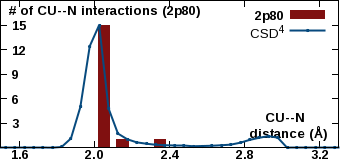

This figure's gnuplot source:
set encoding iso_8859_1
set terminal pngcairo transparent enhanced size 340, 160 font "Arial Bold,10"
set output "/var/www/html/csgid/app/webroot/neighborhood_temp/2p80/CU--N.png"
set lmargin at screen 0.00
set bmargin at screen 0.08
set rmargin at screen 0.995
set tmargin at screen 1.00
set xrange [1.5:3.3]
set format x "%3.1f"
set xtics 1.6,0.4,3.2
set xtics offset 0,graph 0.065
set yrange [0:17216.4]
unset ytics
set y2range [0:18]
set y2tics 3,3,15
set y2tics offset -49,graph 0.00
set y2tics mirror
set view 80,45
set key top right
set boxwidth 0.06
set style fill solid 1.0
set xlabel "CU--N \n distance (\305)" offset 17,4.4
set y2label "# of CU--N interactions (2p80)" offset -40,4 rotate by 0
plot "-" using ($1+0.05):2 with boxes lc rgb "#801010" axis x1y2 title "2p80", \
     "/var/www/html/csgid/app/webroot/neighborhood_temp/csd_metal_distances/CU--N.csv" using ($1+0.025):2 with linespoints linewidth 2 pointtype 7 pointsize 0.2 lc rgb "#074a7e" title "CSD^{4}" axis x1y1
2	15
2.1	1
2.3	1
e
